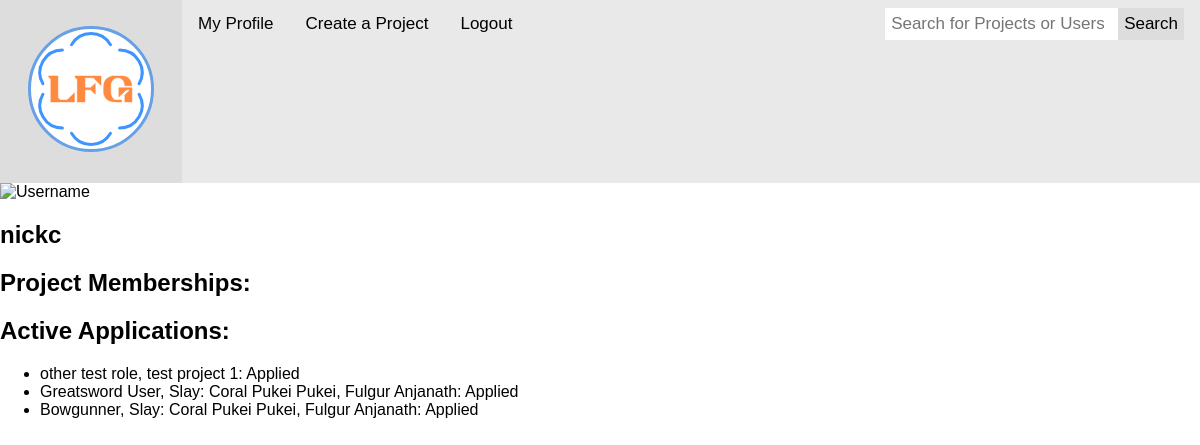
The app's page /accounts/profile/ (signed in), older data.
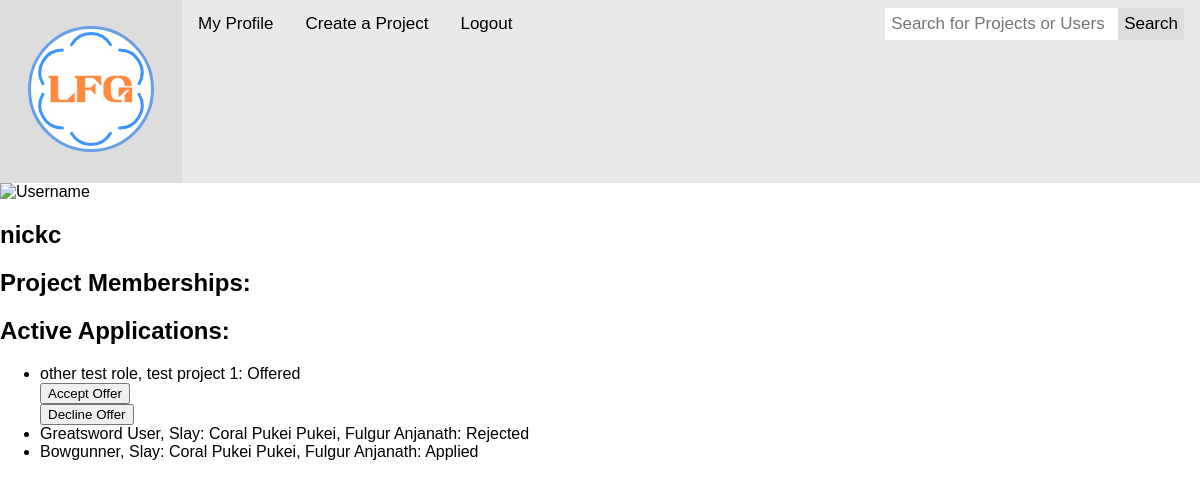
The same page, newer data.
### LFGCore/models.py (models this page shows)
class Application(models.Model):
  applicant = models.ForeignKey(Profile, on_delete=models.CASCADE)
  role = models.ForeignKey(Role, on_delete=models.CASCADE)
  status = models.CharField(max_length=1, choices=(
    ('A', 'Applied'),
    ('O', 'Offered'),
    ('R', 'Rejected'),
    ('D', 'Declined')
  ))

class Role(models.Model):
  project = models.ForeignKey(Project, on_delete=models.CASCADE)
  skills = models.ManyToManyField('Skill')
  title = models.CharField(max_length=45)
  description = models.CharField(max_length=1000)

class Project(models.Model):
  channels = models.ManyToManyField('ChatChannel', through='ProjectChannel')
  name = models.CharField(max_length=45)
  description = models.CharField(max_length=10000)
  start_date = models.DateField(null=True)
  end_date = models.DateField(null=True)

### LFGCore/views.py (the view)
# urls.py: path('accounts/profile/', views.profile, name='my_profile_view'),
@login_required
def profile(request, id=None):
  user = None
  if id == None:
    user = request.user
  else:
    user = User.objects.get(id=id)
  return render(request, 'LFGCore/profile.html', {"user": user, "user_skills":[], 'logged_in' : request.user.is_authenticated })

### LFGCore/templates/LFGCore/profile.html (shortened to what this page needs)
{% extends logged_in|yesno:"LFGCore/top.html,LFGCore/notloggedtop.html" %}
{% block content %}
<div class="card">
  <img src="image_defaultProfile.jpg" alt="Username" style="width:100%">
  <h2>{{ user.username }}</h2>
  <h2>Project Memberships:</h2>
  <h2>Active Applications:</h2>
  <ul>
    {% for application in user.profile.application_set.all %}
      <li>
        {{ application.role.title }}, {{ application.role.project.name }}: {{ application.get_status_display }}
        {% if application.status == 'O' %}
          <form action="/application/updatestatus/{{ application.id }}/" method="post">
            <button type="submit">Accept Offer</button>
          </form>
          <form action="/application/updatestatus/{{ application.id }}/" method="post">
            <button type="submit">Decline Offer</button>
          </form>
        {% endif %}
      </li>
    {% endfor %}
  </ul>
</div>
{% endblock content %}

Row changes from the older to the newer data that the page shows:
changed Application "other test role": status "Applied" → "Offered"; now shows "Accept Offer Decline Offer"
changed Application "Greatsword User": status "Applied" → "Rejected"
